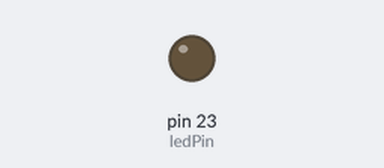
Simulated run of this sketch. Board: Arduino Mega 2560, built with avr-gcc and run on an emulated ATmega2560. Parts: output pins drawn as LEDs (lit = HIGH).

Above: at 0.5 s.
At 2.0 s:
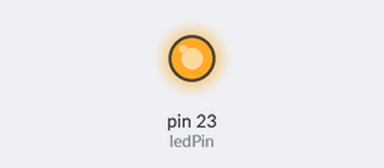
Timing chart, 0 to 5.3 s (numbered marks = the images above):
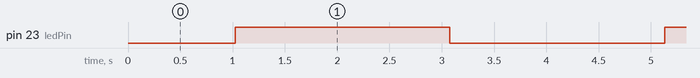

The sketch:

PWM.ino
```cpp
const int ledPin = 23;

void setup() {
  pinMode(ledPin, OUTPUT);
}

void loop() {
  for(int dutyCycle = 0; dutyCycle <=255; dutyCycle++){
    analogWrite(ledPin, dutyCycle);
    delay(8);
  }

  for(int dutyCycle = 255; dutyCycle >=0; dutyCycle--){
    analogWrite(ledPin, dutyCycle);
    delay(8);
  }
}
```

Measured:
- by itself, pin 23 (ledPin): alternates HIGH for 2.1 s and LOW for 2.1 s
